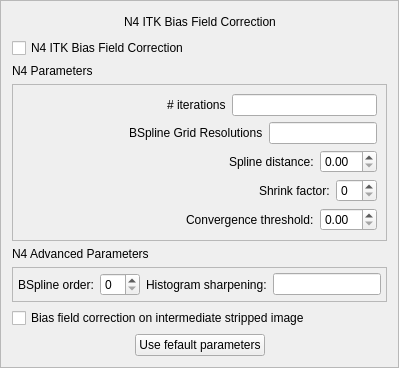
               <widget class="QFrame" name="frame_32">
                <property name="frameShape">
                 <enum>QFrame::StyledPanel</enum>
                </property>
                <property name="frameShadow">
                 <enum>QFrame::Raised</enum>
                </property>
                <layout class="QVBoxLayout" name="verticalLayout_48">
                 <item>
                  <widget class="QWidget" name="widget_90" native="true">
                   <layout class="QHBoxLayout" name="horizontalLayout_81">
                    <property name="margin">
                     <number>0</number>
                    </property>
                    <item>
                     <spacer name="horizontalSpacer_65">
                      <property name="orientation">
                       <enum>Qt::Horizontal</enum>
                      </property>
                      <property name="sizeHint" stdset="0">
                       <size>
                        <width>40</width>
                        <height>20</height>
                       </size>
                      </property>
                     </spacer>
                    </item>
                    <item>
                     <widget class="QLabel" name="label_80">
                      <property name="text">
                       <string>N4 ITK Bias Field Correction</string>
                      </property>
                     </widget>
                    </item>
                    <item>
                     <spacer name="horizontalSpacer_66">
                      <property name="orientation">
                       <enum>Qt::Horizontal</enum>
                      </property>
                      <property name="sizeHint" stdset="0">
                       <size>
                        <width>40</width>
                        <height>20</height>
                       </size>
                      </property>
                     </spacer>
                    </item>
                   </layout>
                  </widget>
                 </item>
                 <item>
                  <widget class="QCheckBox" name="g_N4ITKBiasFieldCorrectionButton">
                   <property name="text">
                    <string>N4 ITK Bias Field Correction</string>
                   </property>
                  </widget>
                 </item>
                 <item>
                  <widget class="QWidget" name="widget_97" native="true">
                   <layout class="QVBoxLayout" name="verticalLayout_47">
                    <property name="margin">
                     <number>0</number>
                    </property>
                    <item>
                     <widget class="QLabel" name="label_81">
                      <property name="text">
                       <string>N4 Parameters</string>
                      </property>
                     </widget>
                    </item>
                    <item>
                     <widget class="QFrame" name="N4ParametersGroup">
                      <property name="frameShape">
                       <enum>QFrame::StyledPanel</enum>
                      </property>
                      <property name="frameShadow">
                       <enum>QFrame::Raised</enum>
                      </property>
                      <layout class="QVBoxLayout" name="verticalLayout_46">
                       <item>
                        <widget class="QWidget" name="widget_98" native="true">
                         <layout class="QHBoxLayout" name="horizontalLayout_82">
                          <property name="margin">
                           <number>0</number>
                          </property>
                          <item>
                           <spacer name="horizontalSpacer_67">
                            <property name="orientation">
                             <enum>Qt::Horizontal</enum>
                            </property>
                            <property name="sizeHint" stdset="0">
                             <size>
                              <width>40</width>
                              <height>20</height>
                             </size>
                            </property>
                           </spacer>
                          </item>
                          <item>
                           <widget class="QLabel" name="label_82">
                            <property name="text">
                             <string># iterations</string>
                            </property>
                           </widget>
                          </item>
                          <item>
                           <widget class="QLineEdit" name="g_NbOfIterations"/>
                          </item>
                         </layout>
                        </widget>
                       </item>
                       <item>
                        <widget class="QWidget" name="widget_99" native="true">
                         <layout class="QHBoxLayout" name="horizontalLayout_83">
                          <property name="margin">
                           <number>0</number>
                          </property>
                          <item>
                           <spacer name="horizontalSpacer_68">
                            <property name="orientation">
                             <enum>Qt::Horizontal</enum>
                            </property>
                            <property name="sizeHint" stdset="0">
                             <size>
                              <width>40</width>
                              <height>20</height>
                             </size>
                            </property>
                           </spacer>
                          </item>
                          <item>
                           <widget class="QLabel" name="label_83">
                            <property name="text">
                             <string>BSpline Grid Resolutions</string>
                            </property>
                           </widget>
                          </item>
                          <item>
                           <widget class="QLineEdit" name="g_BSplineGridResolutions"/>
                          </item>
                         </layout>
                        </widget>
                       </item>
                       <item>
                        <widget class="QWidget" name="widget_100" native="true">
                         <layout class="QHBoxLayout" name="horizontalLayout_84">
                          <property name="margin">
                           <number>0</number>
                          </property>
                          <item>
                           <spacer name="horizontalSpacer_69">
                            <property name="orientation">
                             <enum>Qt::Horizontal</enum>
                            </property>
                            <property name="sizeHint" stdset="0">
                             <size>
                              <width>40</width>
                              <height>20</height>
                             </size>
                            </property>
                           </spacer>
                          </item>
                          <item>
                           <widget class="QLabel" name="label_84">
                            <property name="text">
                             <string>Spline distance:</string>
                            </property>
                           </widget>
                          </item>
                          <item>
                           <widget class="QDoubleSpinBox" name="g_SplineDistance"/>
                          </item>
                         </layout>
                        </widget>
                       </item>
                       <item>
                        <widget class="QWidget" name="widget_101" native="true">
                         <layout class="QHBoxLayout" name="horizontalLayout_85">
                          <property name="margin">
                           <number>0</number>
                          </property>
                          <item>
                           <spacer name="horizontalSpacer_70">
                            <property name="orientation">
                             <enum>Qt::Horizontal</enum>
                            </property>
                            <property name="sizeHint" stdset="0">
                             <size>
                              <width>40</width>
                              <height>20</height>
                             </size>
                            </property>
                           </spacer>
                          </item>
                          <item>
                           <widget class="QLabel" name="label_85">
                            <property name="text">
                             <string>Shrink factor:</string>
                            </property>
                           </widget>
                          </item>
                          <item>
                           <widget class="QSpinBox" name="g_ShrinkFactor"/>
                          </item>
                         </layout>
                        </widget>
                       </item>
                       <item>
                        <widget class="QWidget" name="widget_102" native="true">
                         <layout class="QHBoxLayout" name="horizontalLayout_86">
                          <property name="margin">
                           <number>0</number>
                          </property>
                          <item>
                           <spacer name="horizontalSpacer_71">
                            <property name="orientation">
                             <enum>Qt::Horizontal</enum>
                            </property>
                            <property name="sizeHint" stdset="0">
                             <size>
                              <width>40</width>
                              <height>20</height>
                             </size>
                            </property>
                           </spacer>
                          </item>
                          <item>
                           <widget class="QLabel" name="label_86">
                            <property name="text">
                             <string>Convergence threshold:</string>
                            </property>
                           </widget>
                          </item>
                          <item>
                           <widget class="QDoubleSpinBox" name="g_ConvergenceThreshold"/>
                          </item>
                         </layout>
                        </widget>
                       </item>
                      </layout>
                     </widget>
                    </item>
                   </layout>
                  </widget>
                 </item>
                 <item>
                  <widget class="QWidget" name="widget_103" native="true">
                   <layout class="QVBoxLayout" name="verticalLayout_45">
                    <property name="margin">
                     <number>0</number>
                    </property>
                    <item>
                     <widget class="QLabel" name="label_87">
                      <property name="text">
                       <string>N4 Advanced Parameters</string>
                      </property>
                     </widget>
                    </item>
                    <item>
                     <widget class="QFrame" name="g_N4AdvancedParametersGroup">
                      <property name="frameShape">
                       <enum>QFrame::StyledPanel</enum>
                      </property>
                      <property name="frameShadow">
                       <enum>QFrame::Raised</enum>
                      </property>
                      <layout class="QHBoxLayout" name="horizontalLayout_87">
                       <property name="margin">
                        <number>5</number>
                       </property>
                       <item>
                        <widget class="QLabel" name="label_88">
                         <property name="text">
                          <string>BSpline order:</string>
                         </property>
                        </widget>
                       </item>
                       <item>
                        <widget class="QSpinBox" name="g_BSplineOrder">
                         <property name="maximumSize">
                          <size>
                           <width>40</width>
                           <height>16777215</height>
                          </size>
                         </property>
                        </widget>
                       </item>
                       <item>
                        <widget class="QLabel" name="label_89">
                         <property name="text">
                          <string>Histogram sharpening:</string>
                         </property>
                        </widget>
                       </item>
                       <item>
                        <widget class="QLineEdit" name="g_HistogramSharpening">
                         <property name="maximumSize">
                          <size>
                           <width>16777215</width>
                           <height>16777215</height>
                          </size>
                         </property>
                        </widget>
                       </item>
                      </layout>
                     </widget>
                    </item>
                   </layout>
                  </widget>
                 </item>
                 <item>
                  <widget class="QCheckBox" name="g_StrippedN4ITKBiasFieldCorrectionBuddon">
                   <property name="text">
                    <string>Bias field correction on intermediate stripped image</string>
                   </property>
                  </widget>
                 </item>
                 <item>
                  <widget class="QWidget" name="widget_104" native="true">
                   <layout class="QHBoxLayout" name="horizontalLayout_88">
                    <property name="margin">
                     <number>0</number>
                    </property>
                    <item>
                     <spacer name="horizontalSpacer_72">
                      <property name="orientation">
                       <enum>Qt::Horizontal</enum>
                      </property>
                      <property name="sizeHint" stdset="0">
                       <size>
                        <width>121</width>
                        <height>20</height>
                       </size>
                      </property>
                     </spacer>
                    </item>
                    <item>
                     <widget class="QPushButton" name="g_UseDefaultN4">
                      <property name="text">
                       <string>Use fefault parameters</string>
                      </property>
                     </widget>
                    </item>
                    <item>
                     <spacer name="horizontalSpacer_73">
                      <property name="orientation">
                       <enum>Qt::Horizontal</enum>
                      </property>
                      <property name="sizeHint" stdset="0">
                       <size>
                        <width>120</width>
                        <height>20</height>
                       </size>
                      </property>
                     </spacer>
                    </item>
                   </layout>
                  </widget>
                 </item>
                </layout>
               </widget>
